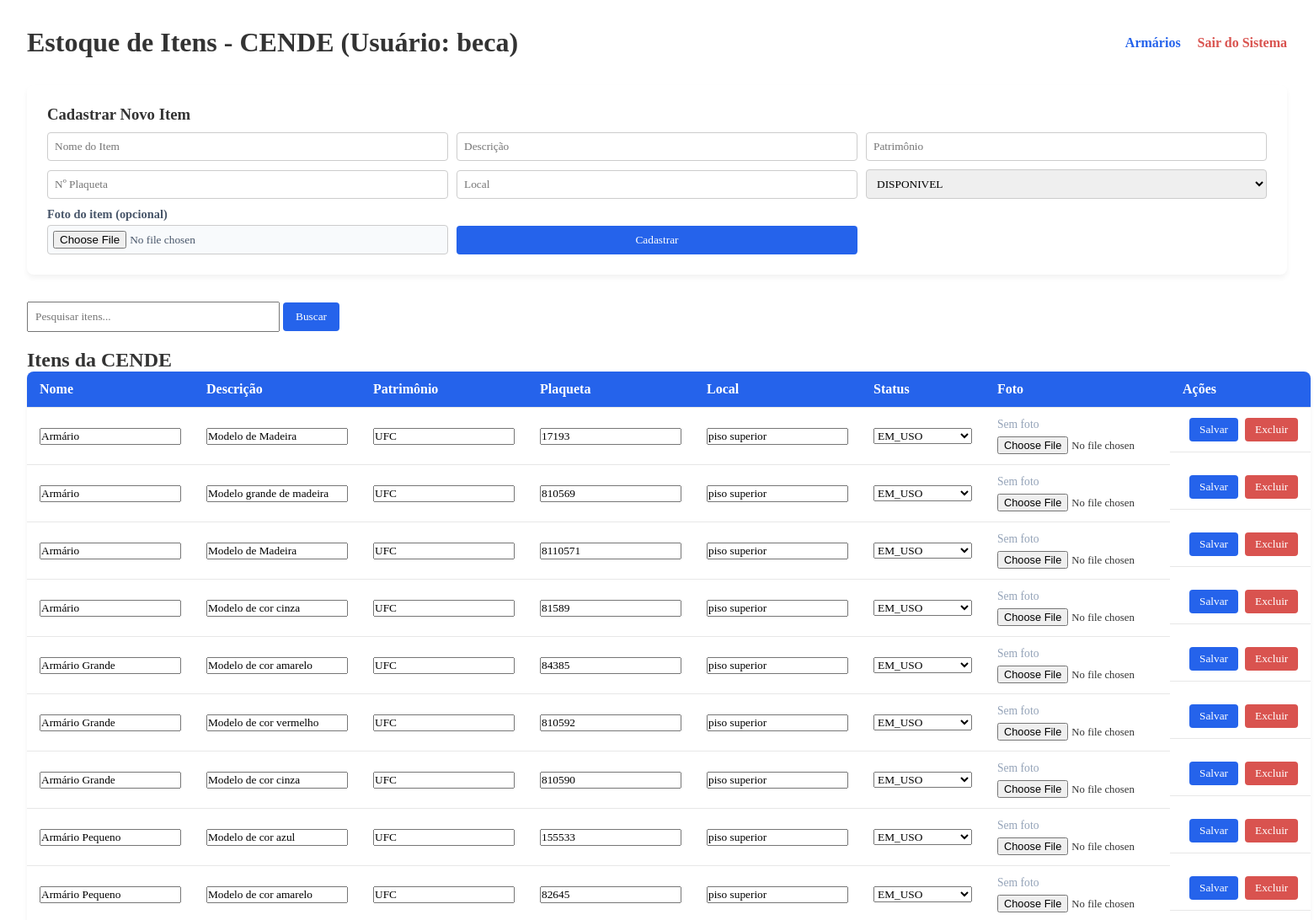
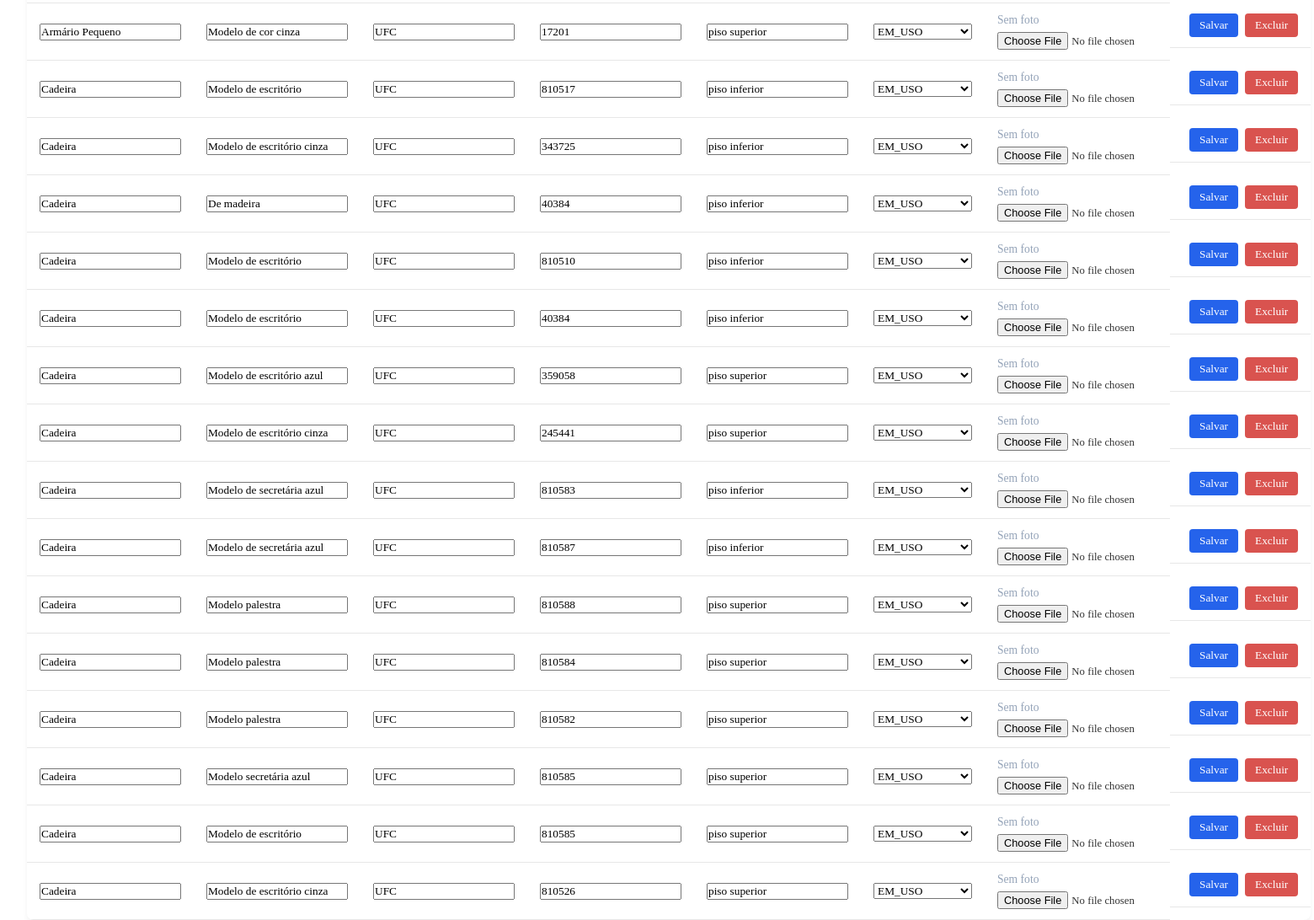
/dashboard (signed in), run on the app's committed database (2 pictures, top to bottom).
### tables this page shows
CREATE TABLE itens_cende (
            id INTEGER PRIMARY KEY AUTOINCREMENT,
            nome TEXT NOT NULL,
            descricao TEXT NOT NULL,
            patrimonio_pertence TEXT NOT NULL,
            numero_protocolo_plaqueta TEXT NOT NULL,
            local TEXT NOT NULL,
            status TEXT CHECK(status IN ('DISPONIVEL', 'EM_USO', 'MANUTENCAO', 'INDISPONIVEL')) DEFAULT 'DISPONIVEL'
        , imagem TEXT);

### app.py (the view)
@app.route('/dashboard')
def dashboard():
    if 'usuario' not in session:
        return redirect(url_for('login_page'))
    busca = request.args.get('q', '').strip()
    itens = pesquisar_item(busca) if busca else listar_itens_cende()
    armarios = listar_armarios_com_itens()
    return render_template(
        'index.html',
        itens=itens,
        armarios=armarios,
        usuario=session['usuario'],
        busca=busca,
    )

### database.py (called while the page is built)
def listar_itens_cende():
    conexao = sqlite3.connect("estoque.db")
    cursor = conexao.cursor()
    cursor.execute(
        "SELECT id, nome, descricao, patrimonio_pertence, numero_protocolo_plaqueta, local, status, imagem FROM itens_cende"
    )
    itens = cursor.fetchall()
    conexao.close()
    return itens

def listar_armarios_com_itens():
    conexao = sqlite3.connect("estoque.db")
    cursor = conexao.cursor()
    cursor.execute(
        """
        SELECT a.id, a.nome, ia.id, ia.nome_item, ia.imagem
        FROM armarios AS a
        LEFT JOIN itens_armario AS ia ON ia.armario_id = a.id
        ORDER BY a.id, ia.id
        """
    )
    armarios = {}
    for armario_id, nome, item_id, nome_item, imagem in cursor.fetchall():
        if armario_id not in armarios:
            armarios[armario_id] = {"id": armario_id, "nome": nome, "itens": []}
        if item_id is not None:
            armarios[armario_id]["itens"].append(
                {"id": item_id, "nome": nome_item, "imagem": imagem}
            )
    conexao.close()
    return list(armarios.values())

### templates/index.html (shortened to what this page needs)
<!DOCTYPE html>
<html lang="pt-br">
<head>
    <link rel="stylesheet" href="{{ url_for('static', filename='style.css') }}">
</head>
<body>
    <div class="header-bar">
        <h1>Estoque de Itens - CENDE (Usuário: <b>{{ usuario }}</b>)</h1>
        <div>
            <a href="{{ url_for('armarios_page') }}" style="margin-right: 1rem; color: #2563eb; font-weight: bold; text-decoration: none;">Armários</a>
            <a href="{{ url_for('logout') }}" style="color: #d9534f; font-weight: bold; text-decoration: none;">Sair do Sistema</a>
        </div>
    </div>
    <div class="form-novo">
        <h3><b>Cadastrar Novo Item</b></h3>
        <form action="{{ url_for('novo_item') }}" method="post" enctype="multipart/form-data" style="margin-top: 10px;">
            <input type="text" name="nome" placeholder="Nome do Item" required>
            <input type="text" name="descricao" placeholder="Descrição" required>
            <input type="text" name="patrimonio" placeholder="Patrimônio" required>
            <input type="text" name="plaqueta" placeholder="Nº Plaqueta" required>
            <input type="text" name="local" placeholder="Local" required>
            <select name="status">
                <option value="DISPONIVEL">DISPONIVEL</option>
            </select>
            <label class="foto-field">
                Foto do item (opcional)
                <input type="file" name="imagem" accept=".jpg,.jpeg,.png,.webp,.gif">
            </label>
            <button type="submit" style="background: #2563eb; color: #fff; border: none; padding: 9px 15px; border-radius: 4px; cursor: pointer;">Cadastrar</button>
        </form>
    </div>
    <form action="{{ url_for('dashboard') }}" method="GET" style="margin-bottom: 20px;">
        <input
            type="text"
            name="q"
            value="{{ busca or '' }}"
            placeholder="Pesquisar itens..."
            style="padding: 8px; width: 300px;"
        >
        <button type="submit" style="background: #2563eb; color: #fff; border: none; padding: 9px 15px; border-radius: 4px; cursor: pointer;">Buscar</button>
    </form>
    <h2>Itens da CENDE</h2>
    <table>
        <thead>
            <tr>
                <th>Nome</th>
                <th>Descrição</th>
                <th>Patrimônio</th>
                <th>Plaqueta</th>
                <th>Local</th>
                <th>Status</th>
                <th>Foto</th>
                <th>Ações</th>
            </tr>
        </thead>
        <tbody>
            {% for item in itens %}
            <tr>
                <td>
                    <input form="editar-item-{{ item[0] }}" type="text" name="nome" value="{{ item[1] }}" required>
                </td>
                <td><input form="editar-item-{{ item[0] }}" type="text" name="descricao" value="{{ item[2] }}" required></td>
                <td><input form="editar-item-{{ item[0] }}" type="text" name="patrimonio" value="{{ item[3] }}" required></td>
                <td><input form="editar-item-{{ item[0] }}" type="text" name="plaqueta" value="{{ item[4] }}" required></td>
                <td><input form="editar-item-{{ item[0] }}" type="text" name="local" value="{{ item[5] }}" required></td>
                <td>
                    <select form="editar-item-{{ item[0] }}" name="status">
                        <option value="EM_USO" {% if item[6] == 'EM_USO' %}selected{% endif %}>EM_USO</option>
                    </select>
                </td>
                <td>
                    {% if item[7] %}
                        <div class="foto-editar">
                            <img class="item-foto" src="{{ url_for('static', filename='upload/' ~ item[7]) }}" alt="Foto de {{ item[1] }}">
                            <input form="editar-item-{{ item[0] }}" type="file" name="imagem" accept=".jpg,.jpeg,.png,.webp,.gif" aria-label="Escolher nova foto para {{ item[1] }}">
                        </div>
                    {% else %}
                        <div class="foto-editar">
                            <span class="sem-foto">Sem foto</span>
                            <input form="editar-item-{{ item[0] }}" type="file" name="imagem" accept=".jpg,.jpeg,.png,.webp,.gif" aria-label="Escolher foto para {{ item[1] }}">
                        </div>
                    {% endif %}
                </td>
                <td class="acoes">
                    <button form="editar-item-{{ item[0] }}" type="submit" class="btn-primary">Salvar</button>
                    <form action="/item/excluir/{{ item[0] }}" method="post" onsubmit="return confirm('Deseja realmente excluir este item?');" style="display:inline;">
                        <button type="submit" class="btn-danger">Excluir</button>
                    </form>
                </td>
            </tr>
            {% endfor %}
        </tbody>
    </table>
</body>
</html>

### static/style.css (style rules this page uses)
* { box-sizing: border-box; margin: 0; padding: 0; font-family:Cambria, Cochin, Georgia, Times, 'Times New Roman', serif; }
body { background-color: #f4f6f9; height: 100vh; display: flex; align-items: center; justify-content: center; }

### templates/index.html (style rules this page uses)
body { display: block; padding: 2rem; background: #fff; color: #333; }
.header-bar { display: flex; justify-content: space-between; align-items: center; margin-bottom: 2rem; }
table { width: 100%; border-collapse: collapse; background: #ffffff; border-radius: 8px; overflow: hidden; box-shadow: 0 4px 6px rgba(0,0,0,0.05); }
th, td { padding: 12px 15px; text-align: left; border-bottom: 1px solid #e7e7e7; }
th { background: #2563eb; color: #fff; }
.btn-danger { background: #d9534f; color: white; border: none; padding: 6px 12px; border-radius: 4px; cursor: pointer; }
.btn-primary { background: #2563eb; color: white; border: none; padding: 6px 12px; border-radius: 4px; cursor: pointer; }
.form-novo { background: #fff; padding: 1.5rem; border-radius: 8px; margin-bottom: 2rem; box-shadow: 0 4px 6px rgba(0,0,0,0.05); }
.form-novo form { display: grid; grid-template-columns: repeat(3, minmax(0, 1fr)); gap: 10px; align-items: end; }
.form-novo input, .form-novo select { width: 100%; min-width: 0; padding: 8px; border: 1px solid #ccc; border-radius: 4px; }
.foto-field { display: flex; flex-direction: column; gap: 4px; color: #475569; font-size: 0.9rem; font-weight: bold; }
.foto-field input { margin: 0; padding: 6px; background: #f8fafc; }
.sem-foto { color: #94a3b8; font-size: 0.85rem; }
.foto-editar { display: flex; flex-direction: column; gap: 6px; min-width: 150px; }
.foto-editar input { max-width: 190px; font-size: 0.8rem; }
.acoes { display: flex; gap: 8px; align-items: center; }

### data on the page
itens_cende: nome "Armário", descricao "Modelo de Madeira", patrimonio "UFC", plaqueta "17193", local "piso superior", status "EM_USO"
itens_cende: nome "Armário", descricao "Modelo grande de madeira", patrimonio "UFC", plaqueta "810569", local "piso superior", status "EM_USO"
itens_cende: nome "Armário", descricao "Modelo de Madeira", patrimonio "UFC", plaqueta "8110571", local "piso superior", status "EM_USO"
itens_cende: nome "Armário", descricao "Modelo de cor cinza", patrimonio "UFC", plaqueta "81589", local "piso superior", status "EM_USO"
itens_cende: nome "Armário Grande", descricao "Modelo de cor amarelo", patrimonio "UFC", plaqueta "84385", local "piso superior", status "EM_USO"
itens_cende: nome "Armário Grande", descricao "Modelo de cor vermelho", patrimonio "UFC", plaqueta "810592", local "piso superior", status "EM_USO"
itens_cende: nome "Armário Grande", descricao "Modelo de cor cinza", patrimonio "UFC", plaqueta "810590", local "piso superior", status "EM_USO"
itens_cende: nome "Armário Pequeno", descricao "Modelo de cor azul", patrimonio "UFC", plaqueta "155533", local "piso superior", status "EM_USO"
itens_cende: nome "Armário Pequeno", descricao "Modelo de cor amarelo", patrimonio "UFC", plaqueta "82645", local "piso superior", status "EM_USO"
itens_cende: nome "Armário Pequeno", descricao "Modelo de cor cinza", patrimonio "UFC", plaqueta "17201", local "piso superior", status "EM_USO"
itens_cende: nome "Cadeira", descricao "Modelo de escritório", patrimonio "UFC", plaqueta "810517", local "piso inferior", status "EM_USO"
itens_cende: nome "Cadeira", descricao "Modelo de escritório cinza", patrimonio "UFC", plaqueta "343725", local "piso inferior", status "EM_USO"
itens_cende: nome "Cadeira", descricao "De madeira", patrimonio "UFC", plaqueta "40384", local "piso inferior", status "EM_USO"
itens_cende: nome "Cadeira", descricao "Modelo de escritório", patrimonio "UFC", plaqueta "810510", local "piso inferior", status "EM_USO"
itens_cende: nome "Cadeira", descricao "Modelo de escritório", patrimonio "UFC", plaqueta "40384", local "piso inferior", status "EM_USO"
itens_cende: nome "Cadeira", descricao "Modelo de escritório azul", patrimonio "UFC", plaqueta "359058", local "piso superior", status "EM_USO"
itens_cende: nome "Cadeira", descricao "Modelo de escritório cinza", patrimonio "UFC", plaqueta "245441", local "piso superior", status "EM_USO"
itens_cende: nome "Cadeira", descricao "Modelo de secretária azul", patrimonio "UFC", plaqueta "810583", local "piso inferior", status "EM_USO"
itens_cende: nome "Cadeira", descricao "Modelo de secretária azul", patrimonio "UFC", plaqueta "810587", local "piso inferior", status "EM_USO"
itens_cende: nome "Cadeira", descricao "Modelo palestra", patrimonio "UFC", plaqueta "810588", local "piso superior", status "EM_USO"
itens_cende: nome "Cadeira", descricao "Modelo palestra", patrimonio "UFC", plaqueta "810584", local "piso superior", status "EM_USO"
itens_cende: nome "Cadeira", descricao "Modelo palestra", patrimonio "UFC", plaqueta "810582", local "piso superior", status "EM_USO"
itens_cende: nome "Cadeira", descricao "Modelo secretária azul", patrimonio "UFC", plaqueta "810585", local "piso superior", status "EM_USO"
itens_cende: nome "Cadeira", descricao "Modelo de escritório", patrimonio "UFC", plaqueta "810585", local "piso superior", status "EM_USO"
itens_cende: nome "Cadeira", descricao "Modelo de escritório cinza", patrimonio "UFC", plaqueta "810526", local "piso superior", status "EM_USO"

### other printed values
{{ usuario }} "beca"
